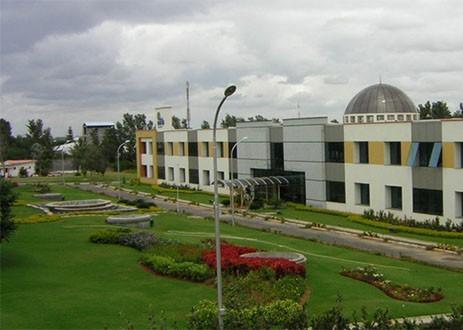
#> input picture Assignment_2/Assignment2/VR_assignment/institute1.jpg, 463 x 330 px, found by its file name
$ python Sol1.py
#> lines starting #> are read from the running program, lines starting #| are printed output that depends on the picture

# coding: utf-8

# In[1]:


import numpy as np
import pandas as pd
import cv2
import matplotlib.pyplot as plt


# In[2]:


img1 = cv2.imread("institute1.jpg",1)           # FIRST PART OF INSTITUTE
#> img1 is the input picture: shape (330, 463, 3); mean B, G, R 105.6, 129.1, 122
copy_img1 = cv2.imread("institute1.jpg",1)
img2 = cv2.imread("institute2.jpg",1)           # SECOND PART OF THE INSTITUTE
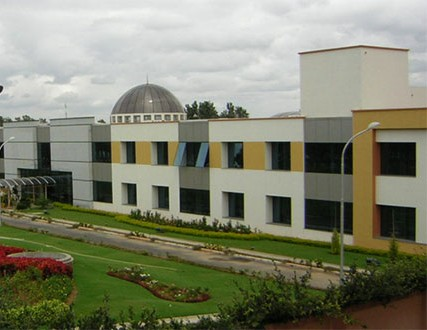
#> input picture Assignment_2/Assignment2/VR_assignment/institute2.jpg, 427 x 330 px, found by its file name
#> img2 is the input picture: shape (330, 427, 3); mean B, G, R 109.2, 130, 128.1
copy_img_2 = cv2.imread("institute2.jpg",1)
img3 = cv2.imread("secondPic1.jpg",1)           # FIRST PART OF OUTSIDE LIBRARY
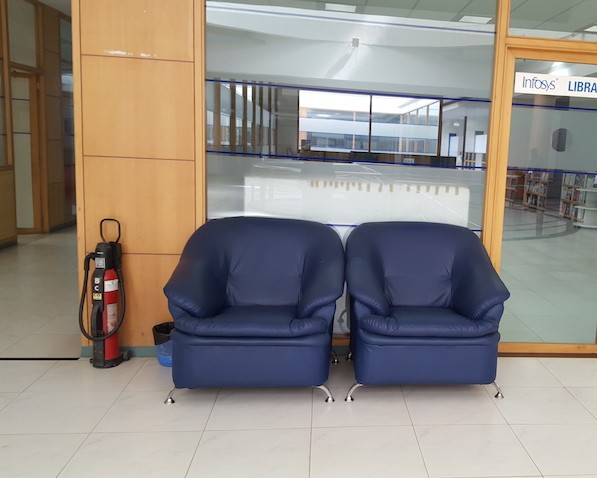
#> input picture Assignment_2/Assignment2/VR_assignment/secondPic1.jpg, 597 x 478 px, found by its file name
#> img3 is the input picture: shape (478, 597, 3); mean B, G, R 131.7, 138.4, 145.7
copy_img3 = cv2.imread("secondPic1.jpg",1)
img4 = cv2.imread("secondPic2.jpg",1)           # SECOND PART OF OUTSIDE LIBRARY
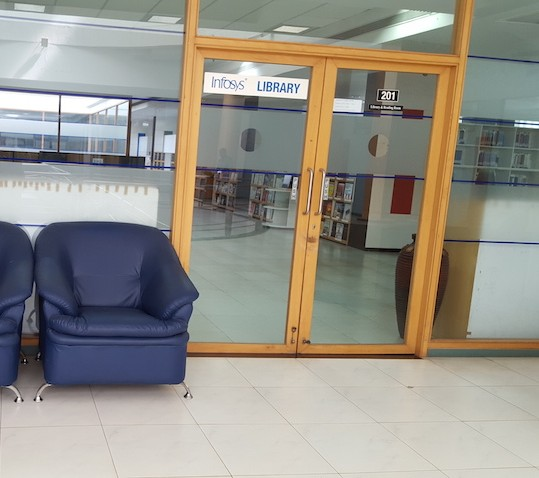
#> input picture Assignment_2/Assignment2/VR_assignment/secondPic2.jpg, 539 x 478 px, found by its file name
#> img4 is the input picture: shape (478, 539, 3); mean B, G, R 137.3, 146.1, 149.4
copy_img4 = cv2.imread("secondPic2.jpg",1)

# "sift" function is used to find the key point and descriptor of image,like nose, eyes, lips, eyebros etc in face image
sift = cv2.xfeatures2d.SIFT_create()

keypoints1,descriptors1 = sift.detectAndCompute(img1,None)
#> keypoints1 = 1009 keypoints; strongest (x, y, size): (230, 90, 6.2), (376, 324, 2.2), (395, 193, 10), (364, 190, 9.6)
keypoints2,descriptors2 = sift.detectAndCompute(img2,None)
#> keypoints2 = 844 keypoints; strongest (x, y, size): (235, 203, 14), (280, 208, 15.8), (280, 155, 17.1), (143, 324, 2.1)
keypoints3,descriptors3 = sift.detectAndCompute(img3,None)
#> keypoints3 = 673 keypoints; strongest (x, y, size): (352, 399, 1.8), (239, 89, 5), (173, 401, 2.4), (326, 401, 2)
keypoints4,descriptors4 = sift.detectAndCompute(img4,None)
#> keypoints4 = 644 keypoints; strongest (x, y, size): (15, 400, 1.9), (396, 99, 2), (38, 398, 2.1), (521, 126, 2.3)


# Image that contain key points in the First part of Institute.
img5 = cv2.drawKeypoints(copy_img1,keypoints1,copy_img1)
cv2.imshow("KPOI",img5)
cv2.imwrite("KPOI1.jpg",img5)

# Image that contain key points in the Second part of Institute.
img6 = cv2.drawKeypoints(copy_img_2,keypoints2,copy_img_2)
cv2.imshow("KPOI",img6)
cv2.imwrite("KPOI2.jpg",img6)

# Image that contain key points in the Second part of Outside Library.
img7 = cv2.drawKeypoints(copy_img3,keypoints3,copy_img3)
cv2.imshow("KPOI",img7)
cv2.imwrite("KPOL1.jpg",img7)

# Image that contain key points in the Second part of Outside Library.
img8 = cv2.drawKeypoints(copy_img4,keypoints4,copy_img4)
cv2.imshow("KPOI",img8)
cv2.imwrite("KPOL2.jpg",img8)


bruteforcematcher = cv2.BFMatcher(cv2.NORM_L2,crossCheck=True)    # Match the descriptor of two images and check the common part in two images

imagematch1 = bruteforcematcher.match(descriptors1,descriptors2)  # match the descriptor of two images of the institute.
#> imagematch1 = 474 matches
imagematch2 = bruteforcematcher.match(descriptors3,descriptors4)  # match the descriptor of two images of the outside library.
#> imagematch2 = 354 matches
imagematch3 = sorted(imagematch1,key=lambda x:x.distance)         # Sorting of the descriptors on the basis of distance
#> imagematch3 = 474 matches
imagematch4 = sorted(imagematch2,key=lambda x:x.distance)         # Sorting of the descriptors on the basis of distance
#> imagematch4 = 354 matches

match_img1 = cv2.drawMatches(img1,keypoints1,img2,keypoints2,imagematch3[:150],None,flags=2)  # Join the match points of image 1 and image 2 by a straight line
match_img2 = cv2.drawMatches(img3,keypoints3,img4,keypoints4,imagematch4[:150],None,flags=2)  # Join the match points of image 3 and image 4 by a straight line
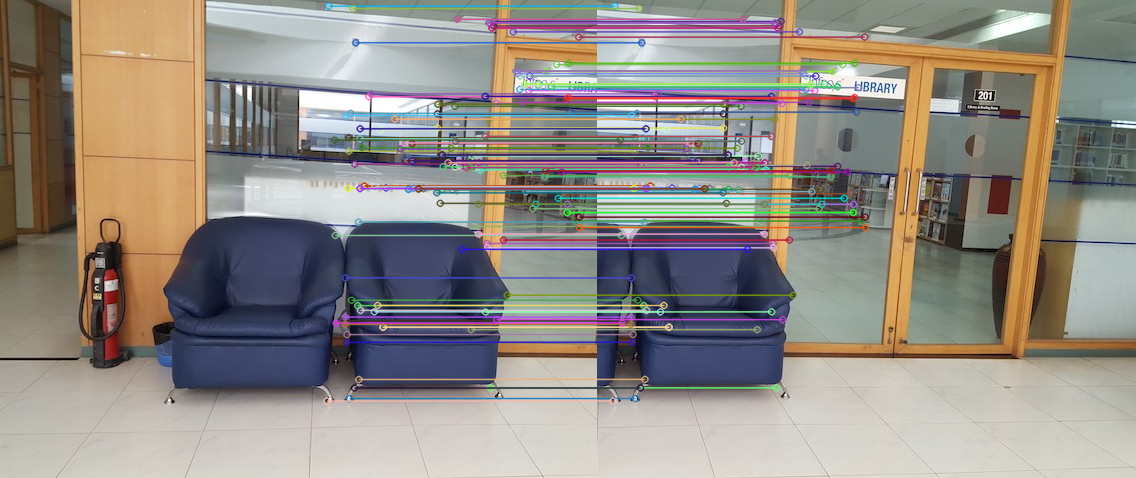
#> match_img2: shape (478, 1136, 3); mean B, G, R 133, 140.3, 146.5


cv2.imshow("INSTITUTE IMAGE AFTER MATCHING POINTS",match_img1)
cv2.imwrite("match_img_1.jpg",match_img1)
cv2.imshow("OUTSIDE LIBRARY IMAGE AFTER MATCHING POINTS",match_img2)
cv2.imwrite("match_img_2.jpg",match_img2)

src_pts1 = np.float32([keypoints1[m.queryIdx].pt for m in imagematch3]).reshape(-1,1,2) # fill the common point of both images in array
#> src_pts1 = 474 rows, first 8: [430.8, 217.7], [415.2, 209.5], [425.9, 225], [419.1, 224.8], [415.2, 209.5], [435.7, 225.7], [433.1, 160.9], [287.8, 166.1]
des_pts1 = np.float32([keypoints2[m.trainIdx].pt for m in imagematch3]).reshape(-1,1,2)
#> des_pts1 = 474 rows, first 8: [197.8, 217.7], [182.2, 209.6], [192.9, 225], [186, 224.8], [182.2, 209.6], [202.7, 225.7], [200.1, 160.9], [54.82, 166.1]
src_pts2 = np.float32([keypoints3[m.queryIdx].pt for m in imagematch4]).reshape(-1,1,2)
#> src_pts2 = 354 rows, first 8: [506.7, 294.7], [528.2, 90.1], [458.6, 161.5], [371.1, 93.4], [475.1, 226], [348.4, 137.2], [478.4, 162.4], [359.4, 138.3]
des_pts2 = np.float32([keypoints4[m.trainIdx].pt for m in imagematch4]).reshape(-1,1,2)
#> des_pts2 = 354 rows, first 8: [195.7, 294.7], [217.2, 90.1], [147.6, 161.5], [60.16, 93.41], [164.1, 225.9], [37.49, 137.2], [167.4, 162.4], [48.49, 138.3]

matrix1,_=cv2.findHomography(src_pts1,des_pts1,cv2.RANSAC,5.0)  # findHomography function give the transformation matrix of transformation bw src_pts1 and des_pts1.
#> matrix1 = [[0.999, 3.66e-05, -232.7], [-0.000512, 0.999, 0.175], [-2.17e-06, 8.82e-07, 1]]
matrix2,_=cv2.findHomography(src_pts2,des_pts2,cv2.RANSAC,5.0)  # findHomography function give the transformation matrix of transformation bw src_pts2 and des_pts2.
#> matrix2 = [[1, -0.000232, -310.8], [7.45e-05, 1, -0.0134], [-1.99e-07, -3.32e-07, 1]]


# To apply perspective transformation to both images, "warpPerspective" transforms the source image using the specified matrix.
img9 = cv2.warpPerspective(img2,matrix1,(img1.shape[1]+img2.shape[1],img1.shape[0]))   # img9 is WARPED IMAGE OF INSTITUTE.
img10 = cv2.warpPerspective(img4,matrix2,(img3.shape[1]+img4.shape[1],img3.shape[0]))  # img10 is WARPED IMAGE OF OUTSIDE LIBRARY.
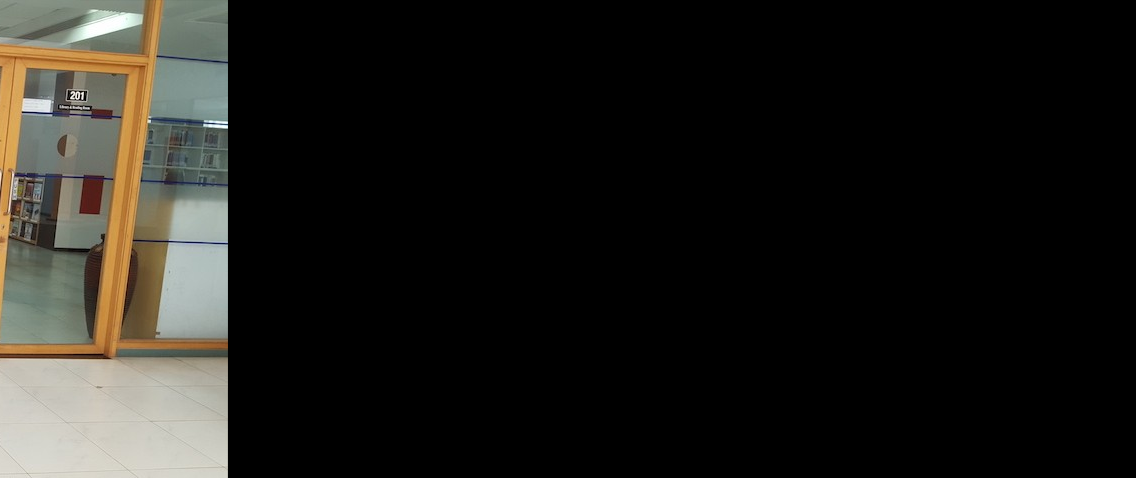
#> img10: shape (478, 1136, 3); mean B, G, R 24.9, 28.7, 30


copy_img1 = np.concatenate([img1,img9],axis=1)  # Concatenation of 1st image of institute(img1) and WARPED IMAGE OF INSTITUTE.
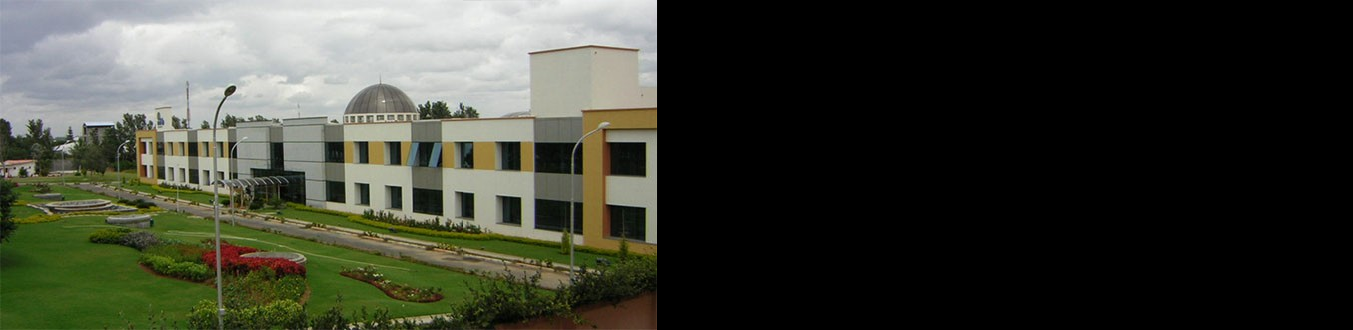
#> copy_img1: shape (330, 1353, 3); mean B, G, R 51.1, 61.8, 59.6
img12 = np.concatenate([img3,img10],axis=1) # Concatenation of 1st image of outside library(img3) and WARPED IMAGE OF OUTSIDE LIBRARY.
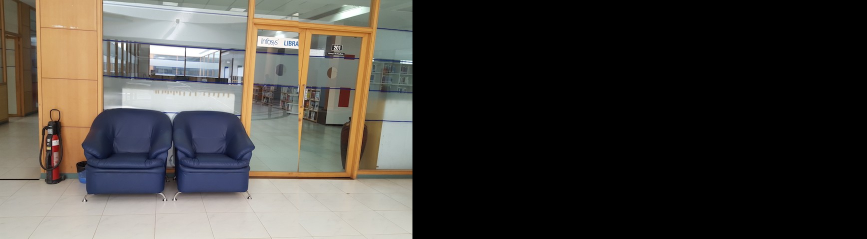
#> img12: shape (478, 1733, 3) (shown at 1/2 size); mean B, G, R 61.7, 66.5, 69.9

cv2.imshow("PANORAMA OF INSTITUTE",copy_img1)
cv2.imwrite("pano1.jpg",copy_img1)
cv2.imshow("PANORAMA OF OUTSIDE LIBRARY",img12)
cv2.imwrite("pano2.jpg",img12)
cv2.waitKey(0)
cv2.destroyAllWindows()


#
